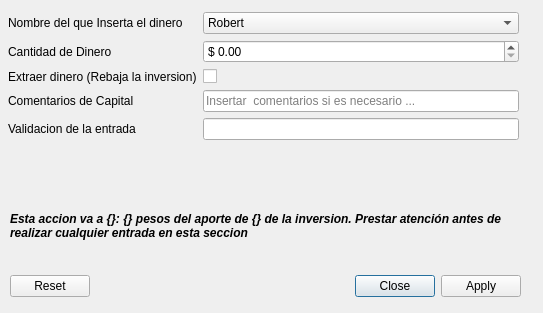
<?xml version="1.0" encoding="UTF-8"?>
<ui version="4.0">
 <class>DialogCapital</class>
 <widget class="QDialog" name="DialogCapital">
  <property name="windowModality">
   <enum>Qt::ApplicationModal</enum>
  </property>
  <property name="geometry">
   <rect>
    <x>0</x>
    <y>0</y>
    <width>543</width>
    <height>313</height>
   </rect>
  </property>
  <property name="windowTitle">
   <string>Insertar Capital</string>
  </property>
  <property name="windowIcon">
   <iconset>
    <normaloff>icon.png</normaloff>icon.png</iconset>
  </property>
  <property name="modal">
   <bool>false</bool>
  </property>
  <widget class="QDialogButtonBox" name="buttonBox">
   <property name="geometry">
    <rect>
     <x>10</x>
     <y>270</y>
     <width>511</width>
     <height>32</height>
    </rect>
   </property>
   <property name="orientation">
    <enum>Qt::Horizontal</enum>
   </property>
   <property name="standardButtons">
    <set>QDialogButtonBox::Apply|QDialogButtonBox::Close|QDialogButtonBox::Reset</set>
   </property>
  </widget>
  <widget class="QWidget" name="formLayoutWidget_2">
   <property name="geometry">
    <rect>
     <x>8</x>
     <y>12</y>
     <width>511</width>
     <height>168</height>
    </rect>
   </property>
   <layout class="QFormLayout" name="formLayout_2">
    <item row="0" column="0">
     <widget class="QLabel" name="nombreDelQueInsertaElDineroLabel">
      <property name="text">
       <string>Nombre del que Inserta el dinero</string>
      </property>
     </widget>
    </item>
    <item row="0" column="1">
     <widget class="QComboBox" name="nombreDelQueInsertaElDineroComboBox">
      <item>
       <property name="text">
        <string>Robert</string>
       </property>
      </item>
      <item>
       <property name="text">
        <string>Ariadna</string>
       </property>
      </item>
     </widget>
    </item>
    <item row="1" column="0">
     <widget class="QLabel" name="cantidadDeDineroLabel">
      <property name="text">
       <string>Cantidad de Dinero </string>
      </property>
     </widget>
    </item>
    <item row="1" column="1">
     <widget class="QDoubleSpinBox" name="cantidadDeDineroDoubleSpinBox">
      <property name="showGroupSeparator" stdset="0">
       <bool>true</bool>
      </property>
      <property name="prefix">
       <string>$ </string>
      </property>
      <property name="maximum">
       <double>1000000.000000000000000</double>
      </property>
     </widget>
    </item>
    <item row="2" column="0">
     <widget class="QLabel" name="extraccionDelMontoLabel">
      <property name="text">
       <string>Extraer dinero (Rebaja la inversion)</string>
      </property>
     </widget>
    </item>
    <item row="2" column="1">
     <widget class="QCheckBox" name="extraccionDelMontoCheckBox"/>
    </item>
    <item row="3" column="0">
     <widget class="QLabel" name="comentariosDeCapitalLabel">
      <property name="text">
       <string>Comentarios de Capital</string>
      </property>
     </widget>
    </item>
    <item row="3" column="1">
     <widget class="QLineEdit" name="comentariosDeCapitalLineEdit">
      <property name="inputMethodHints">
       <set>Qt::ImhMultiLine</set>
      </property>
      <property name="placeholderText">
       <string>Insertar  comentarios si es necesario ...</string>
      </property>
     </widget>
    </item>
    <item row="4" column="0">
     <widget class="QLabel" name="validacionDeLaEntradaLabel">
      <property name="text">
       <string>Validacion de la entrada</string>
      </property>
     </widget>
    </item>
    <item row="4" column="1">
     <widget class="QLineEdit" name="validacionDeLaEntradaLineEdit">
      <property name="inputMethodHints">
       <set>Qt::ImhHiddenText|Qt::ImhNoAutoUppercase|Qt::ImhNoPredictiveText|Qt::ImhSensitiveData</set>
      </property>
      <property name="echoMode">
       <enum>QLineEdit::Password</enum>
      </property>
     </widget>
    </item>
   </layout>
  </widget>
  <widget class="QLabel" name="notasDeCapital">
   <property name="geometry">
    <rect>
     <x>10</x>
     <y>190</y>
     <width>511</width>
     <height>71</height>
    </rect>
   </property>
   <property name="font">
    <font>
     <weight>75</weight>
     <italic>true</italic>
     <bold>true</bold>
    </font>
   </property>
   <property name="text">
    <string>Esta accion va a {}: {} pesos del aporte de {} de la inversion. Prestar atención antes de realizar cualquier entrada en esta seccion </string>
   </property>
   <property name="wordWrap">
    <bool>true</bool>
   </property>
  </widget>
 </widget>
 <resources/>
 <connections>
  <connection>
   <sender>buttonBox</sender>
   <signal>accepted()</signal>
   <receiver>DialogCapital</receiver>
   <slot>accept()</slot>
   <hints>
    <hint type="sourcelabel">
     <x>248</x>
     <y>254</y>
    </hint>
    <hint type="destinationlabel">
     <x>157</x>
     <y>274</y>
    </hint>
   </hints>
  </connection>
  <connection>
   <sender>buttonBox</sender>
   <signal>rejected()</signal>
   <receiver>DialogCapital</receiver>
   <slot>reject()</slot>
   <hints>
    <hint type="sourcelabel">
     <x>316</x>
     <y>260</y>
    </hint>
    <hint type="destinationlabel">
     <x>286</x>
     <y>274</y>
    </hint>
   </hints>
  </connection>
 </connections>
</ui>
